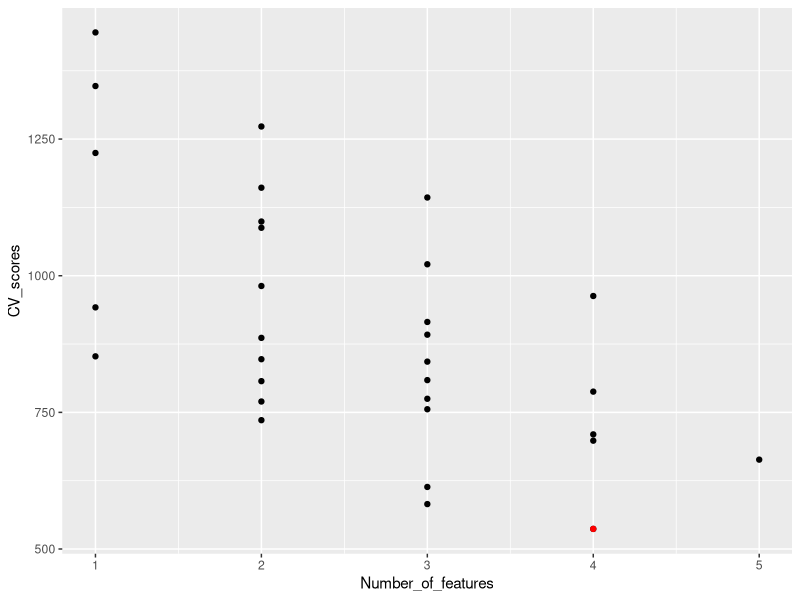

Generate this figure with R:
##2.1##########################################################################
best_subset_selection <- function(X, Y, Nfolds){
  # create all the possible combinations of features
  m <- ncol(X)
  idx <- 1:(2^m-1)
  t <- vector()
  mat <- sapply(idx, function(id){
    t <- rbind(t, as.integer(intToBits(id)))
  })
  mat <- mat[1:m,]
  # calculate all the costs for each combinations
  cost <- idx
  for(i in idx){
    X_e <- as.matrix(X[,(1:m)[as.logical(mat[,i])]])
    cost[i] <- k_cross_validation(X_e, Y, Nfolds)
  }
  # select the combination with the smallest cost
  best <- which(cost==min(cost))

  # print and plot
  cat("Key features: ",colnames(X)[(1:m)[as.logical(mat[,best])]] )
  cat("\nMin cost: ",min(cost))
  dt <- data.frame(combination=idx, CV_scores=cost, Number_of_features=colSums(mat))
  require(ggplot2)
  ggplot(data=dt, aes(y=CV_scores,x=Number_of_features))+
    geom_point()+
    geom_point(data=dt[best,],aes(y=CV_scores,x=Number_of_features),color="red")
}

k_cross_validation <- function(X_e, Y, Nfolds){
  set.seed(12345)
  n <- nrow(X_e)
  id <- floor(n/Nfolds)
  ids <- list()
  ids_remain <- 1:n
  # set N groups
  for(i in 1:Nfolds){
    if(i!=Nfolds){
      id0 <- sample(1:length(ids_remain), size = id)
    }else{
      id0 <- 1:length(ids_remain) # selected positions in the remain index
    }
    ids[[i]] <- ids_remain[id0]
    ids_remain <- ids_remain[-id0]
  }
  # calculate the total MSE
  SSE <- 0
  for (i in 1:Nfolds) {
    id <- ids[[i]]
    Xtrain <- X_e[-id,]
    Xtest <- X_e[id,]
    Ytrain <- Y[-id]
    Ytest <- Y[id]
    X_ext <- cbind(1,Xtrain)
    mdl <- solve(t(X_ext)%*%X_ext)%*%t(X_ext)%*%Ytrain
    X_ext <- cbind(1,Xtest)
    Ypred <- X_ext%*%mdl
    SSE <- SSE + t((Ypred-Ytest))%*%(Ypred-Ytest)
  }
  SSE/Nfolds
}

##2.2##########################################################################
X <- as.matrix(scale(swiss[,2:6]))
Y <- as.numeric(swiss[,1])
Nfolds <- 5
best_subset_selection(X,Y,Nfolds)

